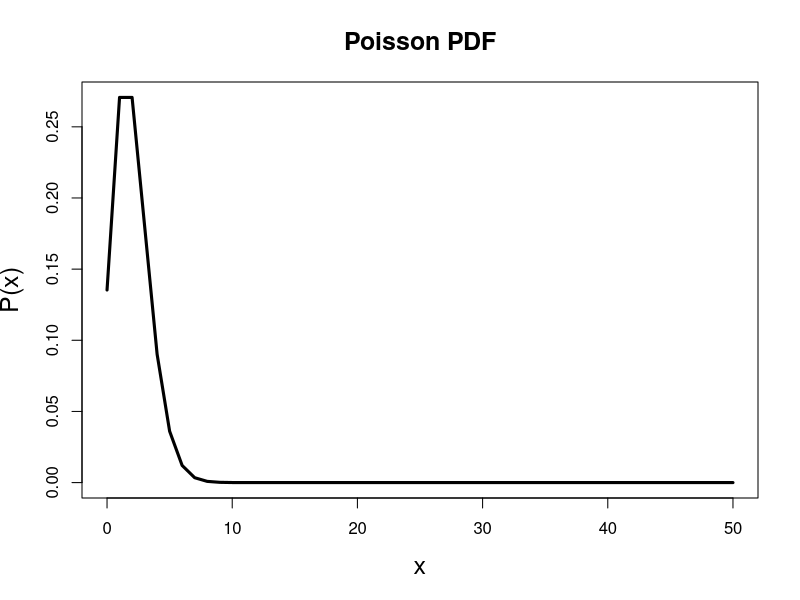
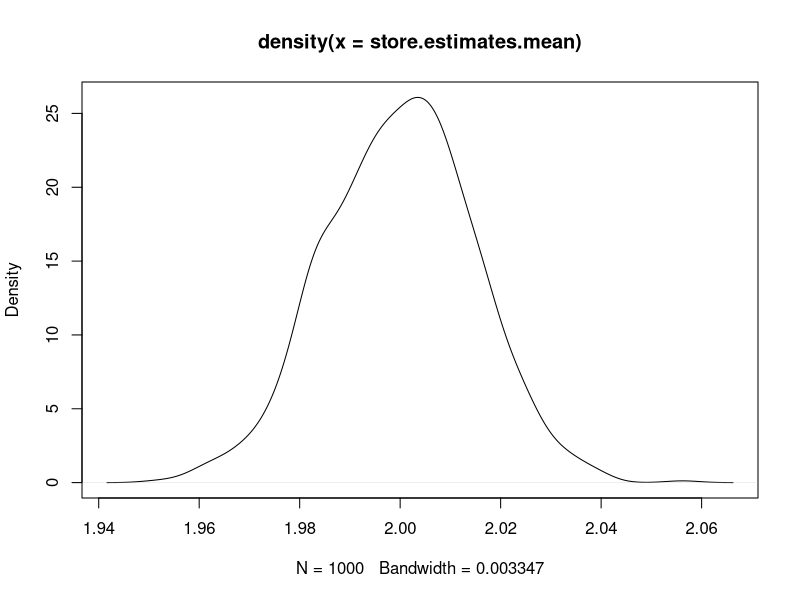

Reproduce these figures in R, in order.
# The poisson distribution 

x <- seq(0,50,1)
mean = 2
y1 <- dpois(x,mean)
plot(x,y1,type="l",lwd=3,cex.main = 1.5, cex.lab = 1.5,pch=19,col=1,xlab="x",
     ylab="P(x)", main = "Poisson PDF")


# The central limit theorem in action 

numiter <- 1000 
n <- 10 

store.estimates.mean <- rep(NA,numiter) # have some place to store your estimates

for(iter in 1:numiter) {
  poissson <- replicate(10,rpois(1000,2)) # 1,000 obs with lambda (the mean) = 2
  store.estimates.mean[iter] <- mean(poissson)
}

plot(density(store.estimates.mean))
mean(store.estimates.mean)

